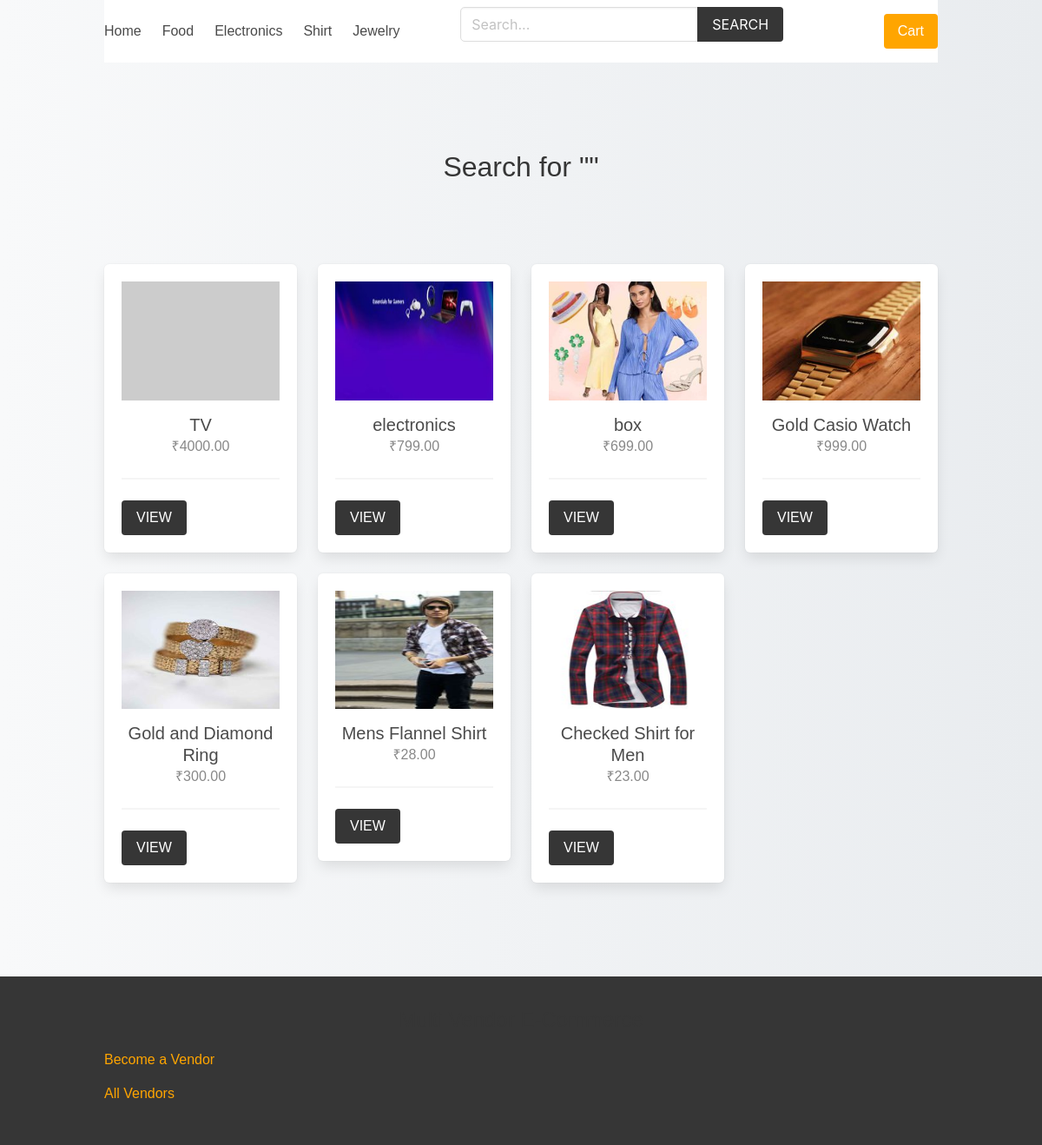
The app's page /product/search with its own data.
### product/models.py (models this page shows, shortened)
class Category(models.Model):
    title = models.CharField(max_length=50)
    slug = models.SlugField(max_length=55)
    ordering = models.IntegerField(default=0)
    class Meta:
        ordering = ['ordering']

class Product(models.Model):
    category = models.ForeignKey(Category, related_name='products', on_delete=models.CASCADE)
    vendor = models.ForeignKey(Vendor, related_name="products", on_delete=models.CASCADE)
    title = models.CharField(max_length=50)
    slug = models.SlugField(max_length=55)
    description = models.TextField(blank=True, null=True)
    price = models.DecimalField(max_digits=6, decimal_places=2)
    added_date = models.DateTimeField(auto_now_add=True)
    image = models.ImageField(upload_to='uploads/', blank=True, null=True)
    thumbnail = models.ImageField(upload_to='uploads/', blank=True, null=True) # Change uploads to thumbnails
    class Meta:
        ordering = ['-added_date']
    def get_thumbnail(self):
        if self.thumbnail:
            return self.thumbnail.url
        else:
            if self.image:
                self.thumbnail = self.make_thumbnail(self.image)
                self.save()
                return self.thumbnail.url
            else:
                return 'https://via.placeholder.com/240x180.jpg'

### product/views.py (the view)
# urls.py: path('search', views.search, name="search"),
def search(request):
    query = request.GET.get('query', '') # second is default parameter which is empty
    products = Product.objects.filter(Q(title__icontains=query) | Q(description__icontains=query))
    return render(request, 'product/search.html', {'products':products, 'query': query})

### cart/cart.py (called while the page is built)
    def __len__(self):
        return sum(item['quantity'] for item in self.cart.values())

### cart/context_processors.py (called while the page is built)
def cart(request):
    return {'cart': Cart(request)}

### product/context_processors.py (called while the page is built)
def menu_categories(request):
    categories = Category.objects.all()
    return {'categories': categories}

### templates/product/search.html (shortened to what this page needs)
{% extends 'core/base.html' %}
{% block content %}
    <div class="columns is-multiline mb-6">
        <div class="column is-12 has-test-centered mt-6 mb-6">
            <h2 class="is-size-3"> Search for "{{query}}"</h2>
        </div>
        {% for product in products %}
            {% include 'product/parts/list_item.html' %}
        {% endfor %}
    </div>
{% endblock content %}

### templates/core/base.html (shortened to what this page needs)
{% load static %}
<!DOCTYPE html>
<html lang="en">
<head>
    <link rel="stylesheet" href="https://cdn.jsdelivr.net/npm/bulma@0.9.2/css/bulma.min.css">
    <link rel="stylesheet" href="{% static 'css/main.css' %}">
</head>
<body>
    <div class="container">
        <nav class="navbar" role="navigation" aria-label="main navigation">
            <div id="navbarBasicExample" class="navbar-menu">
                <div class="navbar-start">
                    <a class="navbar-item" href="{% url 'core:home' %}">
                        Home
                    </a>
                    {% for category in categories %}
                        <a class="navbar-item" href="{% url 'product:category' category.slug %}">
                            {{category.title}}
                        </a>
                    {% endfor %}
                </div>
                <div class="navbar-start">
                    <div class="navbar-item">
                        <form method="get" action="{% url 'product:search' %}">
                            <div class="field has-addons">
                                <div class="control">
                                    <input type="search" name="query" id="" class="input" placeholder="Search...">
                                </div>
                                <div class="control">
                                    <button class="button is-dark is-uppercase">Search</button>
                                </div>
                            </div>
                        </form>
                    </div>
                </div>
                <div class="navbar-end">
                    <div class="navbar-item">
                        <a href="{% url 'cart:cart' %}" class="button is-warning">Cart {% if cart %}({{cart|length}}){% endif %}</a>
                    </div>
                </div>
            </div>
        </nav>
    </div>
    <section class="section">
        <div class="container">
            {% block content %}{% endblock content %}
        </div>
    </section>
    <footer class="footer">
        <div class="container">
            <h3 class="is-size-4 mb-4">Multi Vendor E-Commerce</h3>
            {% if request.user.is_authenticated %}
                <a href="{% url 'vendor:vendor-admin' %}">Vendor Admin</a>
            {% else %}
                <a href="{% url 'vendor:become-vendor' %}">Become a Vendor</a>
            {% endif %}
            <br>
            <a href="{% url 'vendor:vendors' %}">All Vendors</a>
        </div>
    </footer>
</body>
</html>

### templates/product/parts/list_item.html
<div class="column is-3 product-list-item">
                <div class="box">
                    <figure class="image is-4by3 mb-4">
                        <img src="{{ product.get_thumbnail }}" alt="{{product.title}}">
                    </figure>
                    <h2 class="subtitle">{{product.title}}</h2>
                    <h3 class="price is-size-6 mb-5">₹{{product.price}}</h3>
                    <hr>
                    <a href="{% url 'product:product' product.category.slug product.slug %}" class="button is-dark is-uppercase">View</a>
                </div>
            </div>

### core/static/css/main.css (style rules this page uses)
.footer a { margin-bottom: 15px; display: inline-block; color: #444; }
.product-list-item .box .subtitle { margin-bottom: 0; }
.product-list-item .box .price { color: #888; }

### records on screen
Category: title "Food"
Category: title "Electronics"
Category: title "Shirt"
Category: title "Jewelry"
Product: title "TV", price "4000.00"
Product: get_thumbnail (picture), title "electronics", price "799.00"
Product: get_thumbnail (picture), title "box", price "699.00"
Product: get_thumbnail (picture), title "Gold Casio Watch", price "999.00"
Product: get_thumbnail (picture), title "Gold and Diamond Ring", price "300.00"
Product: get_thumbnail (picture), title "Mens Flannel Shirt", price "28.00"
Product: get_thumbnail (picture), title "Checked Shirt for Men", price "23.00"
